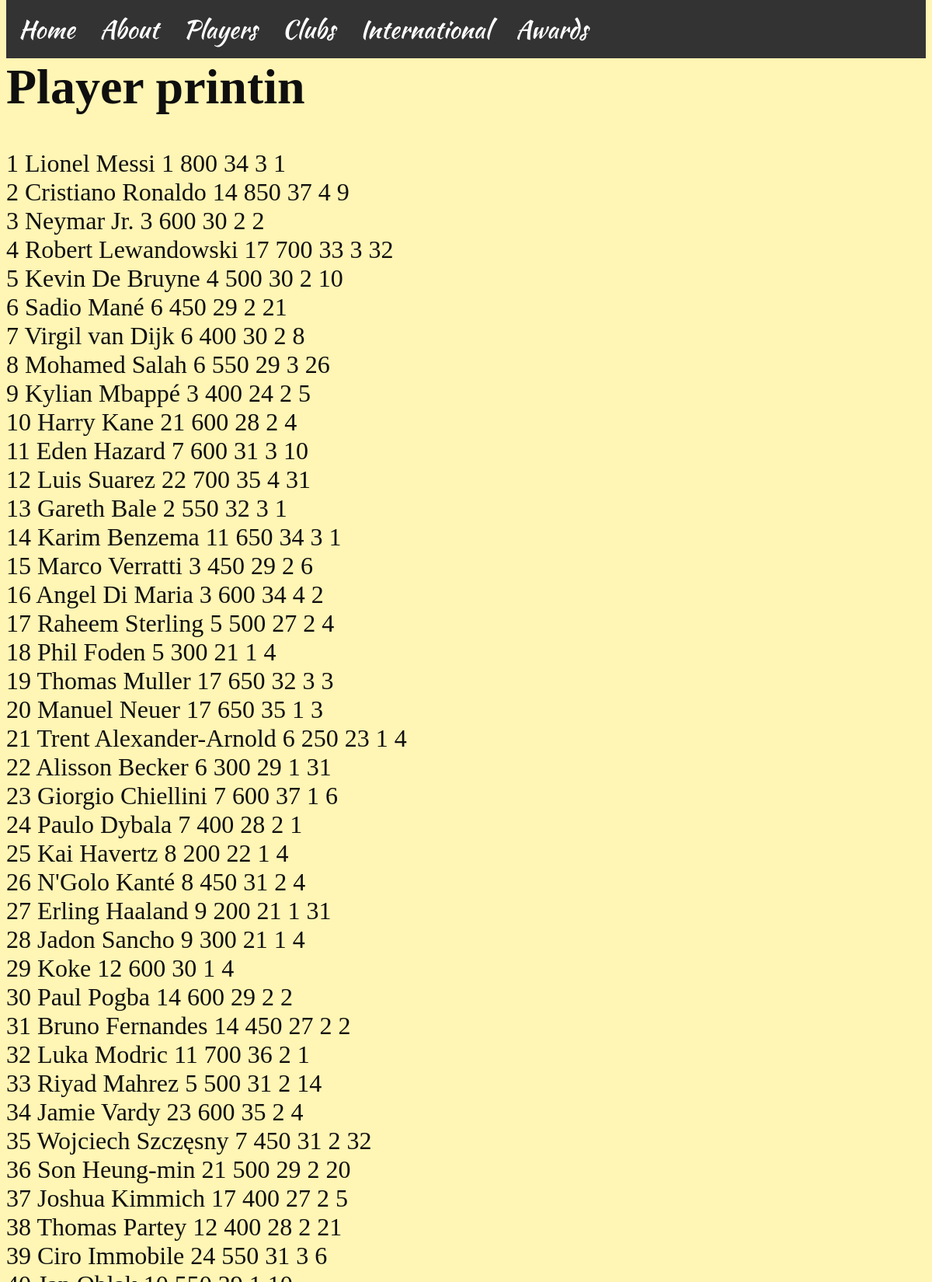
The page /player (upper part) on the database its author committed.
### tables this page shows
CREATE TABLE Player (player_id INTEGER PRIMARY KEY, player TEXT NOT NULL, club_id INTEGER REFERENCES Club (club_id), total_apperances INTEGER, age INTEGER, club_count INTEGER, international_id INTEGER REFERENCES International (international_id));

### program.py (the view)
@app.route('/player')
def player():
    db = sqlite3.connect(DATABASE)
    cursor = db.cursor()
    sql = "SELECT * FROM Player;"
    cursor.execute(sql)
    results = cursor.fetchall()
    return render_template("player.html", results=results)

### templates/player.html
{% extends 'layout.html' %}
{% block content %}
<h1> Player printin </h1>
{% for player in results %}
    {{ player[0] }} {{ player[1] }} {{ player[2] }} {{ player[3] }} {{ player[4] }} {{ player[5] }} {{ player[6] }}
    <br>
{% endfor %}
{% endblock %}

### static/style.css (style rules this page uses)
body { color:#0f0f0f; font-family: 'Oxygen-regular'; font-size: 2rem; background-color: rgb(255, 245, 180); }
h1,header,h2 { font-family: 'Playfair_Display'; }
body, h1, h2, h3, h4, p, figure, blockquote, dl, img, dd { margin-left: 10; margin-right: 10; margin-top: 0; margin-bottom: 10; }

### rows shown on the page
Player: player_id "1", player "Lionel Messi", club "1", total_apperances "800", age "34", club_count "3", international "1"
Player: player_id "2", player "Cristiano Ronaldo", club "14", total_apperances "850", age "37", club_count "4", international "9"
Player: player_id "3", player "Neymar Jr.", club "3", total_apperances "600", age "30", club_count "2", international "2"
Player: player_id "4", player "Robert Lewandowski", club "17", total_apperances "700", age "33", club_count "3", international "32"
Player: player_id "5", player "Kevin De Bruyne", club "4", total_apperances "500", age "30", club_count "2", international "10"
Player: player_id "6", player "Sadio Mané", club "6", total_apperances "450", age "29", club_count "2", international "21"
Player: player_id "7", player "Virgil van Dijk", club "6", total_apperances "400", age "30", club_count "2", international "8"
Player: player_id "8", player "Mohamed Salah", club "6", total_apperances "550", age "29", club_count "3", international "26"
Player: player_id "9", player "Kylian Mbappé", club "3", total_apperances "400", age "24", club_count "2", international "5"
Player: player_id "10", player "Harry Kane", club "21", total_apperances "600", age "28", club_count "2", international "4"
Player: player_id "11", player "Eden Hazard", club "7", total_apperances "600", age "31", club_count "3", international "10"
Player: player_id "12", player "Luis Suarez", club "22", total_apperances "700", age "35", club_count "4", international "31"
Player: player_id "13", player "Gareth Bale", club "2", total_apperances "550", age "32", club_count "3", international "1"
Player: player_id "14", player "Karim Benzema", club "11", total_apperances "650", age "34", club_count "3", international "1"
Player: player_id "15", player "Marco Verratti", club "3", total_apperances "450", age "29", club_count "2", international "6"
Player: player_id "16", player "Angel Di Maria", club "3", total_apperances "600", age "34", club_count "4", international "2"
Player: player_id "17", player "Raheem Sterling", club "5", total_apperances "500", age "27", club_count "2", international "4"
Player: player_id "18", player "Phil Foden", club "5", total_apperances "300", age "21", club_count "1", international "4"
Player: player_id "19", player "Thomas Muller", club "17", total_apperances "650", age "32", club_count "3", international "3"
Player: player_id "20", player "Manuel Neuer", club "17", total_apperances "650", age "35", club_count "1", international "3"
Player: player_id "21", player "Trent Alexander-Arnold", club "6", total_apperances "250", age "23", club_count "1", international "4"
Player: player_id "22", player "Alisson Becker", club "6", total_apperances "300", age "29", club_count "1", international "31"
Player: player_id "23", player "Giorgio Chiellini", club "7", total_apperances "600", age "37", club_count "1", international "6"
Player: player_id "24", player "Paulo Dybala", club "7", total_apperances "400", age "28", club_count "2", international "1"
Player: player_id "25", player "Kai Havertz", club "8", total_apperances "200", age "22", club_count "1", international "4"
Player: player_id "26", player "N'Golo Kanté", club "8", total_apperances "450", age "31", club_count "2", international "4"
Player: player_id "27", player "Erling Haaland", club "9", total_apperances "200", age "21", club_count "1", international "31"
Player: player_id "28", player "Jadon Sancho", club "9", total_apperances "300", age "21", club_count "1", international "4"
Player: player_id "29", player "Koke", club "12", total_apperances "600", age "30", club_count "1", international "4"
Player: player_id "30", player "Paul Pogba", club "14", total_apperances "600", age "29", club_count "2", international "2"
Player: player_id "31", player "Bruno Fernandes", club "14", total_apperances "450", age "27", club_count "2", international "2"
Player: player_id "32", player "Luka Modric", club "11", total_apperances "700", age "36", club_count "2", international "1"
Player: player_id "33", player "Riyad Mahrez", club "5", total_apperances "500", age "31", club_count "2", international "14"
Player: player_id "34", player "Jamie Vardy", club "23", total_apperances "600", age "35", club_count "2", international "4"
Player: player_id "35", player "Wojciech Szczęsny", club "7", total_apperances "450", age "31", club_count "2", international "32"
Player: player_id "36", player "Son Heung-min", club "21", total_apperances "500", age "29", club_count "2", international "20"
Player: player_id "37", player "Joshua Kimmich", club "17", total_apperances "400", age "27", club_count "2", international "5"
Player: player_id "38", player "Thomas Partey", club "12", total_apperances "400", age "28", club_count "2", international "21"
Player: player_id "39", player "Ciro Immobile", club "24", total_apperances "550", age "31", club_count "3", international "6"
